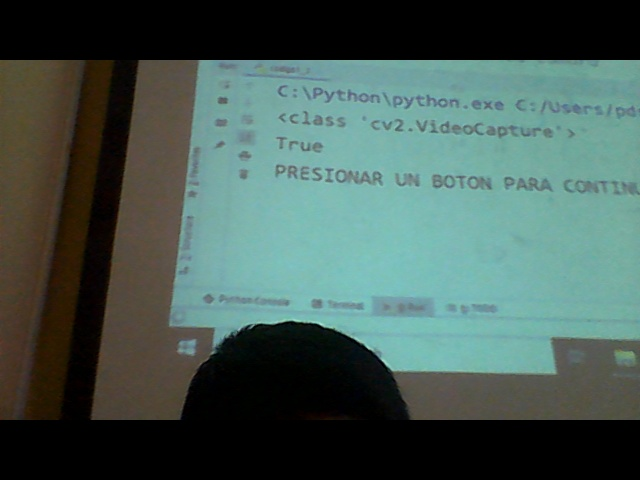
#> input picture CLASE3/imagen1.jpg, 640 x 480 px
$ python rectangulos_circulos.py
#> lines starting #> are read from the running program, lines starting #| are printed output that depends on the picture; after the words box and inside, x2 and y2 are one past the last pixel; in counts of white or black regions, pixels touching at a corner belong together
import cv2
img=cv2.imread("imagen1.jpg")
#> img is the input picture: shape (480, 640, 3); mean B, G, R 83.4, 89.6, 68.8
#conseguir filas(alto) , columnas(ancho) y canales
forma=img.shape
#> forma = (480, 640, 3)
alto=forma[0]
#> alto = 480
ancho=forma[1]
#> ancho = 640
canales=forma[2]
#> canales = 3
xo=alto//2
#> xo = 240
yo=alto//2
#> yo = 240
ro1,ro2=20,170
cv2.circle(img,(xo,yo),ro1,(0,255,255),2)
cv2.circle(img,(xo,yo),ro2,(255,0,0),2)
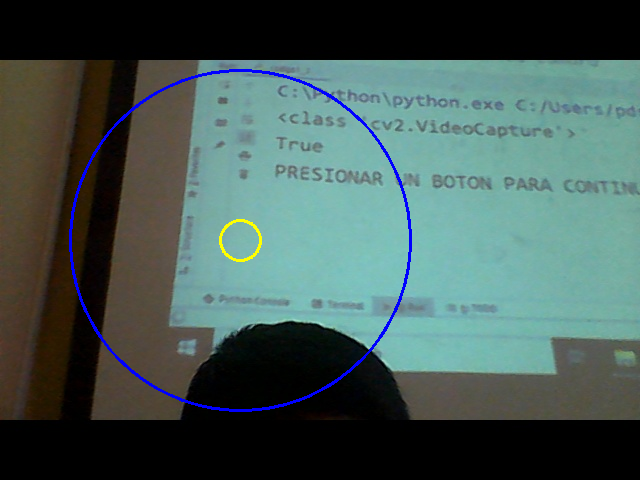
#> img: shape (480, 640, 3); mean B, G, R 85, 88.8, 68.3
cv2.imshow("IMAGEN",img)
cv2.waitKey(0)


cv2.destroyAllWindows()

$ run again, with CLASE3/izumi.png saved as CLASE3/imagen1.jpg
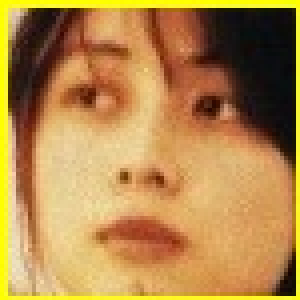
#> input picture CLASE3/izumi.png, 75 x 75 px (shown 4 times larger)
#> img is the input picture: shape (75, 75, 3); mean B, G, R 74.8, 136.3, 180.6
#> `cv2.circle(img,(xo,yo),ro1,(0,255,255),2)`:
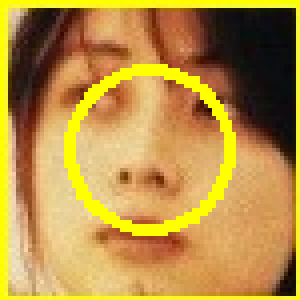
#> img: shape (75, 75, 3) (shown 4 times larger); 6.83% of pixels changed, all inside (x1, y1, x2, y2) = (16, 16, 59, 59)
